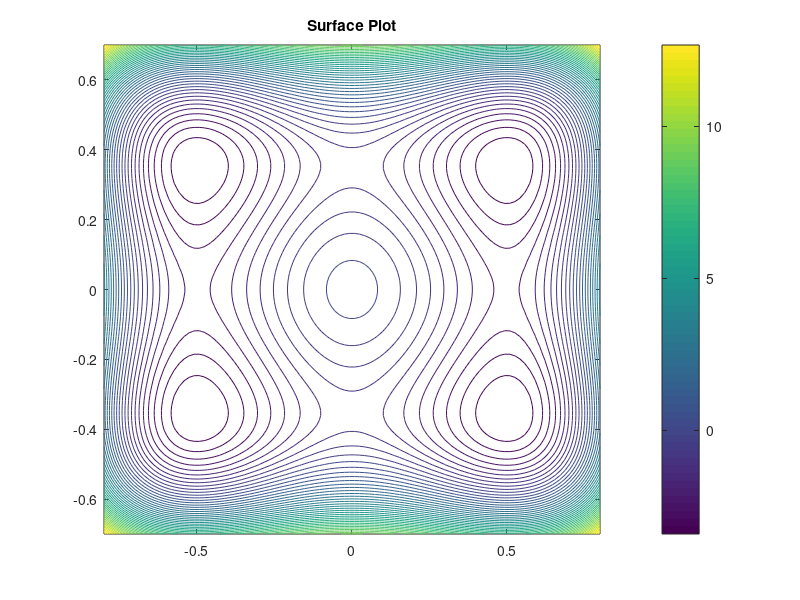

Write MATLAB code to recreate this figure.
clear all
close all
%Create the following SDE composed of GBM and Mean Rverting drfit.
% dX(1) = 0.25*X(1)dt + 0.3*X(1)dW(1)
% dX(2) = 0.2*(0.1 -X(2))dt + 0 0.05*X(2)^0.5dW(2)

% define energy landscape function
figure(1)
x = linspace(-0.8,0.8);
y = linspace(-0.7,0.7);
[x,y] = meshgrid(x,y);
U = @(x,y)200*(0.2*x.^4+0.4*y.^4-0.1*x.^2-0.1*y.^2);
z = U(x,y);
contour(x, y, z, 50);
title('Surface Plot');
% Show the colorbar for reference
colorbar;

% Simulate the system
epsilon = 0.05;% granularity of grid
nPeriods = 1;% simulation step length
dt = 0.01; % time step width of simulation
stationaryStartIndex = 1; % index to start to record
nSimulationByCell = 3;
sigma = 0.8;


% U(x1,x2) = 200*(0.2*x1.^4 + 0.4*x2.^4 -0.1*x1.^2 -0.1*x2.^2);
% gradient of U = [(4*x1.^3)/5 - x1/5, (8*x2^3)/5 - x2/5]

% Define the system of equations
F = @(t,X) 200*[ - (4*X(1).^3)/5 + X(1)/5; -(8*X(2).^3)/5 + X(2)/5 ];
G = @(t,X) [sigma, 0; 0, sigma];

% grid params
x1_ss_min = -1;
x2_ss_min = -1;
x1_ss_max = 1;
x2_ss_max = 1;
x1_grid = x1_ss_min:epsilon:x1_ss_max;
x2_grid = x2_ss_min:epsilon:x2_ss_max;
num_x1_cells = length(x1_grid);
num_x2_cells = length(x2_grid);
cell_vecs = cell(num_x1_cells, num_x2_cells);%各セル内に存在するinitialStateからの変化ベクトルをセルごとに全てを格納、そのための初期化
cell_vecs_gradient = cell(num_x1_cells, num_x2_cells);%各セル内に存在するinitialStateにおけるgradientベクトルをセルごとに全てを格納、そのための初期化
cell_vec_start_points = cell(num_x1_cells, num_x2_cells);% 各セル内に存在する変化ベクトルの始点をセルごとに全てを格納、そのための初期化
% num_x1_cells × num_x2_cellsで区切られたgridによる各々のセルについてnSimulationByCell回プロット&シミュレーションを行い、そのデータを取得する。
for i = 1:num_x1_cells-1
    for j = 1:num_x2_cells-1
        x1_ss_cell = x1_grid(:,i:i+1);
        x2_ss_cell = x2_grid(:,i:i+1);
        x1_ss_min_cell = x1_ss_cell(1);
        x1_ss_max_cell = x1_ss_cell(2);
        x2_ss_min_cell = x2_ss_cell(1);
        x2_ss_max_cell = x2_ss_cell(2);
        x1_samples = x1_ss_min_cell + (x1_ss_max_cell - x1_ss_min_cell) * rand(nSimulationByCell, 1);
        x2_samples = x2_ss_min_cell + (x2_ss_max_cell - x2_ss_min_cell) * rand(nSimulationByCell, 1);
        for sample_index = 1:nSimulationByCell
            initialState = [x1_samples(sample_index);x2_samples(sample_index)];
            obj = sde(F, G,'StartState', initialState);
            [S,T] = simByEuler(obj, nPeriods, 'DeltaTime', dt);
            x1 = S(:,1);
            x2 = S(:,2);
            x1_stationary = x1(stationaryStartIndex:end);
            x2_stationary = x2(stationaryStartIndex:end);
            vec = [x1_stationary(2)-x1_stationary(1);x2_stationary(2)-x2_stationary(1)];
            if isempty(cell_vecs{i, j})
                cell_vecs{i, j} = vec;
                cell_vec_start_points{i, j} = initialState;
                cell_vecs_gradient{i ,j} = F(0, initialState);
            else
                cell_vecs{i, j} = [cell_vecs(i, j), vec];
                cell_vec_start_points{i, j} = [cell_vec_start_points{i, j}, initialState];
                cell_vecs_gradient{i ,j} = [cell_vecs_gradient{i, j}, F(0, initialState)];
            end
        end
    end
end



